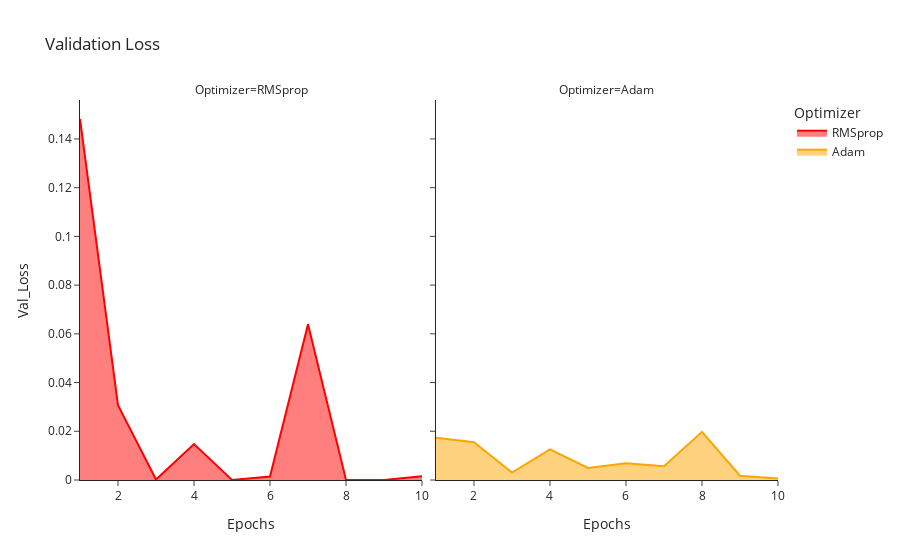

The notebook cell saved with this chart:
### Code cell
import plotly.express as px
import plotly.io as pio
import statsmodels.api as sm
scatterplot = px.area(
    data_frame=opt,
    x = "Epochs",
    y = "Val_Loss",
    color = "Optimizer",
    color_discrete_sequence = ["red","orange"],
    title='Validation Loss',
    facet_col='Optimizer',       # assign marks to subplots in the horizontal direction
    facet_col_wrap=2,
    template = 'simple_white')
pyo.iplot(scatterplot,filename ='Opt_val_loss')

### Figure 1 — Plotly figure (JSON) as saved in the notebook; plotly's stock layout.template omitted (floating-point values rounded to 4 significant figures)
{"data": [{"hovertemplate": "Optimizer=RMSprop<br>Epochs=%{x}<br>Val_Loss=%{y}<extra></extra>", "legendgroup": "RMSprop", "line": {"color": "red"}, "mode": "lines", "name": "RMSprop", "orientation": "v", "showlegend": true, "stackgroup": "1", "type": "scatter", "x": [8, 2, 10, 9, 7, 3, 5, 4, 6, 1], "xaxis": "x", "y": [2.183e-06, 0.03072, 0.001566, 0, 0.06395, 0.0001791, 3.471e-05, 0.01477, 0.001393, 0.1482], "yaxis": "y"}, {"hovertemplate": "Optimizer=Adam<br>Epochs=%{x}<br>Val_Loss=%{y}<extra></extra>", "legendgroup": "Adam", "line": {"color": "orange"}, "mode": "lines", "name": "Adam", "orientation": "v", "showlegend": true, "stackgroup": "1", "type": "scatter", "x": [9, 8, 10, 2, 7, 1, 5, 6, 3, 4], "xaxis": "x2", "y": [0.001757, 0.01976, 0.000617, 0.01549, 0.005656, 0.01737, 0.004952, 0.00684, 0.003038, 0.01254], "yaxis": "y2"}], "layout": {"annotations": [{"showarrow": false, "text": "Optimizer=RMSprop", "x": 0.245, "xanchor": "center", "xref": "paper", "y": 1, "yanchor": "bottom", "yref": "paper"}, {"showarrow": false, "text": "Optimizer=Adam", "x": 0.755, "xanchor": "center", "xref": "paper", "y": 1, "yanchor": "bottom", "yref": "paper"}], "legend": {"title": {"text": "Optimizer"}, "tracegroupgap": 0}, "title": {"text": "Validation Loss"}, "xaxis": {"anchor": "y", "domain": [0, 0.49], "title": {"text": "Epochs"}}, "xaxis2": {"anchor": "y2", "domain": [0.51, 1], "matches": "x", "title": {"text": "Epochs"}}, "yaxis": {"anchor": "x", "domain": [0, 1], "title": {"text": "Val_Loss"}}, "yaxis2": {"anchor": "x2", "domain": [0, 1], "matches": "y", "showticklabels": false}}}
